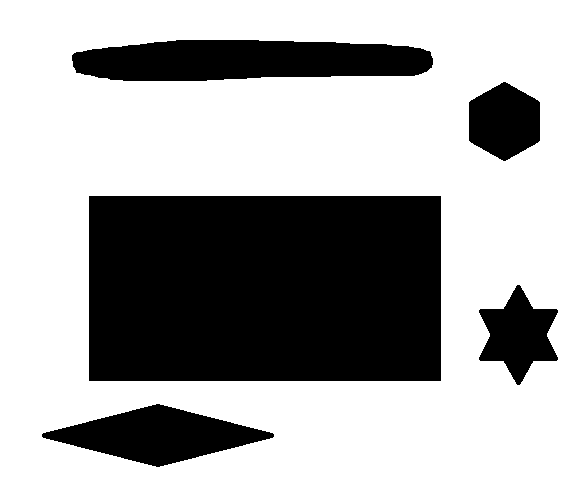
#> input picture image/lk.png, 575 x 494 px
$ python findContours.py
#> lines starting #> are read from the running program, lines starting #| are printed output that depends on the picture; after the words box and inside, x2 and y2 are one past the last pixel; in counts of white or black regions, pixels touching at a corner belong together; long printed decimals are rounded
# 轮廓查找

"""
为了检测的准确性，需要先对图像进行二值化或Canny操作
画轮廓时会修改输入的图像
"""
import cv2

img = cv2.imread(r'../../../image/lk.png', cv2.IMREAD_GRAYSCALE)
#> img: shape (494, 575); 67% white; 5 black regions
img1 = cv2.imread(r'../../../image/lk.png')
#> img1 is the input picture: shape (494, 575, 3); 67% white; 5 black regions, box (x1, y1, x2, y2) and area: (89, 196, 441, 381) 65120, (72, 40, 433, 81) 12280, (42, 404, 274, 467) 7765, (479, 285, 558, 385) 4360, (469, 82, 540, 161) 4241
cv2.imshow('img', img)
print(img.shape)
#| (494, 575)

# 二值化
ret, binary = cv2.threshold(img, 150, 255, cv2.THRESH_BINARY)
cv2.imshow('binary', binary)
binary1 = binary.copy()

"""
api -> findContours(img, mode, method) -> (contours, hierarchy)
@:param mode
enum {
    RETR_EXTERNAL  = 0, // 表示只检测外轮廓
    RETR_LIST      = 1, // 检测的轮廓不建立等级关系
    RETR_CCOMP     = 2, // 每层最多两级
    RETR_TREE      = 3, // 按树形存储轮廓
}
@:param method
enum {
    CHAIN_APPROX_NONE      = 1, // 保存所有轮廓上的点
    CHAIN_APPROX_SIMPLE    = 2, // 只保存角点
}
return:
@:param contours 轮廓
@:param hierarchy 层级
"""

contours, hierarchy = cv2.findContours(binary, cv2.RETR_TREE, cv2.CHAIN_APPROX_SIMPLE)
#> contours = 6 contours; box (x1, y1, x2, y2) and area: (0, 0, 575, 494) 282982, (88, 195, 442, 382) 65656, (71, 39, 434, 82) 12654, (41, 403, 275, 468) 7999, (478, 284, 559, 386) 4508, (468, 81, 541, 162) 4350
print(len(contours))
#| 6
print(hierarchy)
#| [[[-1 -1  1 -1]
#|   [ 2 -1 -1  0]
#|   [ 3  1 -1  0]
#|   [ 4  2 -1  0]
#|   [ 5  3 -1  0]
#|   [-1  4 -1  0]]]

# 绘制轮廓
"""
api -> drawContours(img, contours, contourIdx, color, thickness=1, ...)
@:param contourIdx -1表示绘制所有轮廓
@:param thickness 线宽，-1是全部填充
"""
cv2.drawContours(img1, contours, contourIdx=1, color=(0, 0, 255), thickness=2)
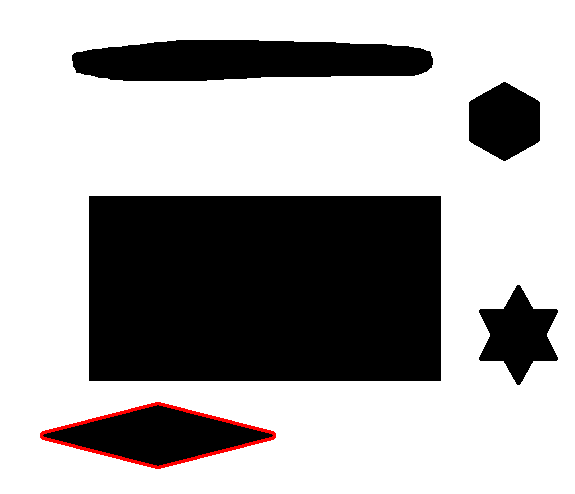
#> img1: shape (494, 575, 3); 0.58% of pixels changed, all inside (x1, y1, x2, y2) = (40, 402, 276, 469)
cv2.imshow('contours', img1)

# 计算轮廓的面积和周长
# 1. 轮廓的面积
area0 = cv2.contourArea(contours[1])
#> area0 = 7999

# 2. 轮廓的周长
length0 = cv2.arcLength(contours[1], closed=True)  # closed 是否是闭合的轮廓
#> length0 = 521.4

print('area=', area0, 'length=', length0)
#| area= 7999.0 length= 521.362
cv2.waitKey(0)

$ run again, with image/HSV.jpg saved as image/lk.png
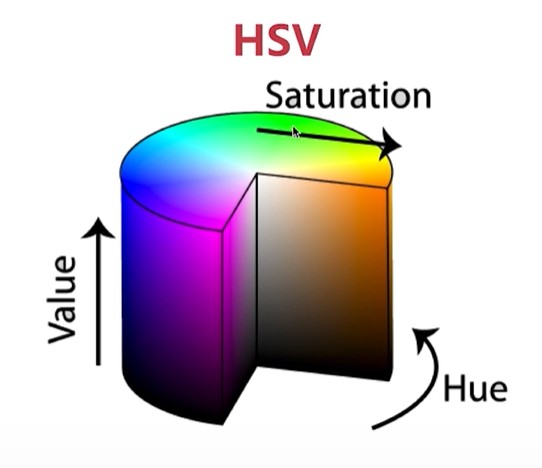
#> input picture image/HSV.jpg, 542 x 468 px
#> img1 is the input picture: shape (468, 542, 3); mean B, G, R 206.6, 199.7, 207.1
#| (468, 542)
#> `ret, binary = cv2.threshold(img, 150, 255, cv2.THRESH_BINARY)`:
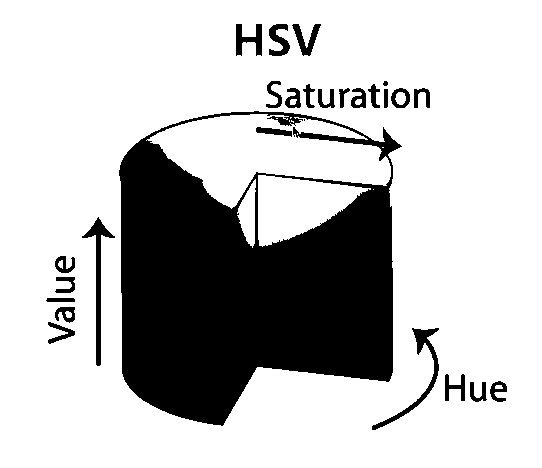
#> binary: shape (468, 542); 76.1% white; 27 black regions (1 under 20 px)
#> contours = 47 contours, 12 with area under 20; largest, box (x1, y1, x2, y2) and area: (0, 0, 542, 468) 252647, (118, 110, 403, 427) 73084, (146, 114, 391, 209) 12244, (258, 175, 371, 247) 4624, (81, 216, 116, 367) 1098
#| 47
#> (printed output is left out)
#> `cv2.drawContours(img1, contours, contourIdx=1, color=(0, 0, 255), thic..`:
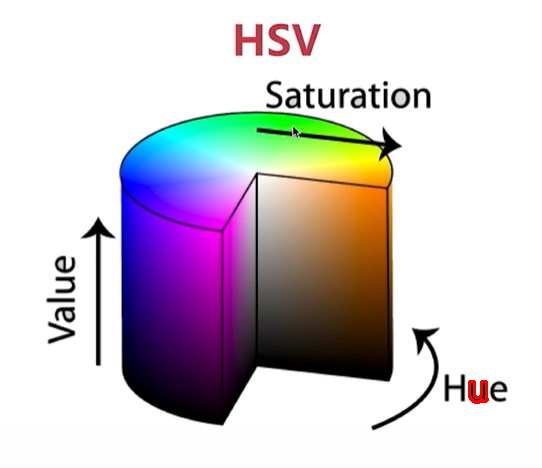
#> img1: shape (468, 542, 3); 0.13% of pixels changed, all inside (x1, y1, x2, y2) = (468, 380, 489, 404)
#> area0 = 223
#> length0 = 102.3
#| area= 223.0 length= 102.284
